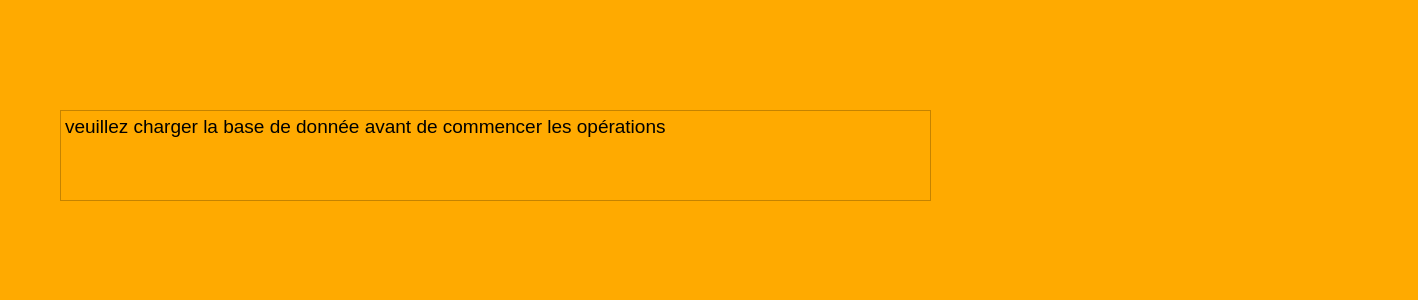
<?xml version="1.0" encoding="UTF-8"?>
<ui version="4.0">
 <class>pageaide</class>
 <widget class="QWidget" name="pageaide">
  <property name="geometry">
   <rect>
    <x>0</x>
    <y>0</y>
    <width>1418</width>
    <height>300</height>
   </rect>
  </property>
  <property name="windowTitle">
   <string>Form</string>
  </property>
  <property name="styleSheet">
   <string notr="true">background-color:rgb(255, 170, 0)</string>
  </property>
  <widget class="QTextEdit" name="textEdit">
   <property name="geometry">
    <rect>
     <x>60</x>
     <y>110</y>
     <width>871</width>
     <height>91</height>
    </rect>
   </property>
   <property name="styleSheet">
    <string notr="true">background-color:rgb(255, 170, 0)</string>
   </property>
   <property name="html">
    <string>&lt;!DOCTYPE HTML PUBLIC &quot;-//W3C//DTD HTML 4.0//EN&quot; &quot;http://www.w3.org/TR/REC-html40/strict.dtd&quot;&gt;
&lt;html&gt;&lt;head&gt;&lt;meta name=&quot;qrichtext&quot; content=&quot;1&quot; /&gt;&lt;style type=&quot;text/css&quot;&gt;
p, li { white-space: pre-wrap; }
&lt;/style&gt;&lt;/head&gt;&lt;body style=&quot; font-family:'MS Shell Dlg 2'; font-size:8pt; font-weight:400; font-style:normal;&quot;&gt;
&lt;p style=&quot; margin-top:0px; margin-bottom:0px; margin-left:0px; margin-right:0px; -qt-block-indent:0; text-indent:0px;&quot;&gt;&lt;span style=&quot; font-size:14pt;&quot;&gt;veuillez charger la base de donnée avant de commencer les opérations&lt;/span&gt;&lt;/p&gt;&lt;/body&gt;&lt;/html&gt;</string>
   </property>
  </widget>
 </widget>
 <resources/>
 <connections/>
</ui>
